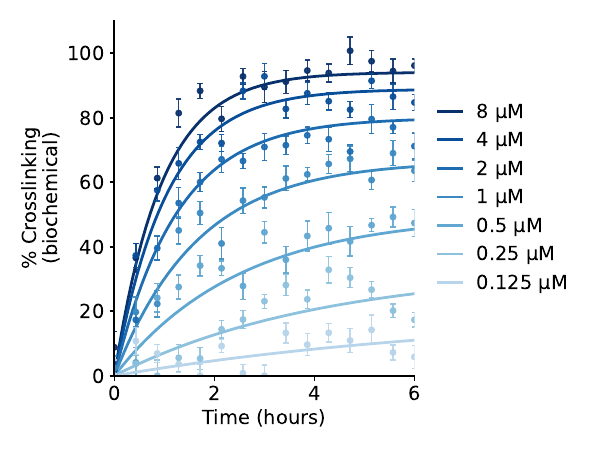

Python code for this plot:
import numpy as np
import matplotlib.pyplot as plt
import matplotlib as mpl

# -----------------------------
# Example synthetic data
# Replace with your real experimental data
# -----------------------------
time = np.linspace(0, 6, 15)  # time points

# Simulate data for different concentrations
concentrations = [8, 4, 2, 1, 0.5, 0.25, 0.125]  # µM
colors = plt.cm.Blues(np.linspace(1, 0.3, len(concentrations)))

# Function to simulate % crosslinking
def simulate_curve(t, conc):
    k = 1.2 * conc / (conc + 1)   # rate constant increases with conc
    max_val = 100 * conc / (conc + 0.5)
    return max_val * (1 - np.exp(-k * t))

# Create fake experimental points with noise
np.random.seed(0)
data = []
errors = []
for conc in concentrations:
    y = simulate_curve(time, conc)
    noise = np.random.normal(0, 5, len(time))
    y_noisy = y + noise
    y_noisy[y_noisy < 0] = 0
    err = np.random.uniform(2, 5, len(time))
    data.append(y_noisy)
    errors.append(err)

# -----------------------------
# Figure settings for publication
# -----------------------------
mpl.rcParams.update({
    'font.size': 14,
    'axes.linewidth': 1.5,
    'xtick.major.width': 1.2,
    'ytick.major.width': 1.2,
    # 'xtick.direction': 'in',
    # 'ytick.direction': 'in',
    'xtick.top': False,
    'ytick.right': False
})

fig, ax = plt.subplots(figsize=(6, 4.5), dpi=300)
ax.spines['top'].set_visible(False)
ax.spines['right'].set_visible(False)
# -----------------------------
# Plot curves with error bars
# -----------------------------
for conc, color, yvals, err in zip(concentrations, colors, data, errors):
    # Scatter points with error bars
    ax.errorbar(
        time, yvals, yerr=err, fmt='o', ms=4,
        color=color, ecolor=color, elinewidth=1, capsize=2, alpha=0.9
    )
    # Fit smooth curve
    t_fit = np.linspace(0, 6, 200)
    y_fit = simulate_curve(t_fit, conc)
    ax.plot(t_fit, y_fit, color=color, lw=2, label=f"{conc} µM")

# -----------------------------
# Axis labels and limits
# -----------------------------
ax.set_xlim(0, 6)
ax.set_ylim(0, 110)
ax.set_xlabel("Time (hours)")
ax.set_ylabel("% Crosslinking\n(biochemical)")

# Legend
ax.legend(
    frameon=False,
    loc='center left',
    bbox_to_anchor=(1.02, 0.5),
    handlelength=1.2
)

# Tight layout for publication
plt.tight_layout()
plt.savefig("25Science01Fig3B.png", dpi=300)
plt.savefig("25Science01Fig3B.pdf", dpi=300)
plt.show()
